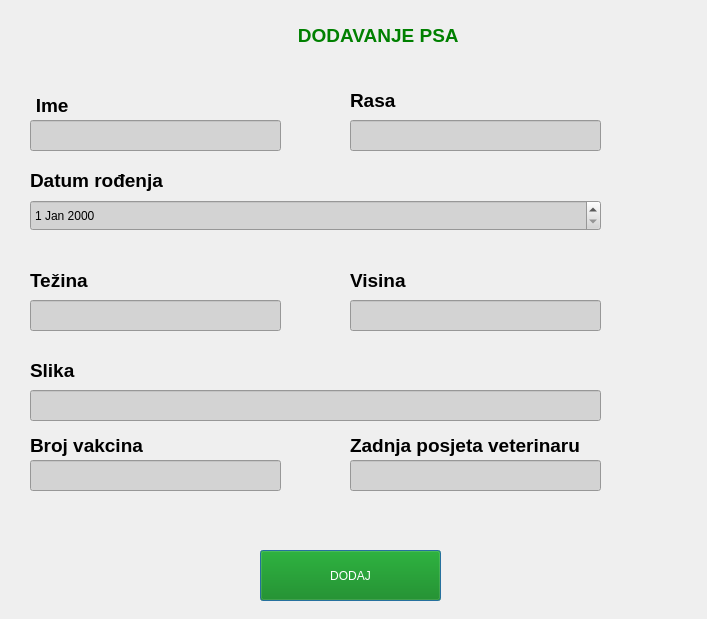
<?xml version="1.0" encoding="UTF-8"?>
<ui version="4.0">
 <class>Dodaj</class>
 <widget class="QDialog" name="Dodaj">
  <property name="geometry">
   <rect>
    <x>0</x>
    <y>0</y>
    <width>707</width>
    <height>619</height>
   </rect>
  </property>
  <property name="windowTitle">
   <string>Dialog</string>
  </property>
  <widget class="QPushButton" name="dodajButton">
   <property name="geometry">
    <rect>
     <x>260</x>
     <y>550</y>
     <width>181</width>
     <height>51</height>
    </rect>
   </property>
   <property name="styleSheet">
    <string>#dodajButton { background-color: green; color: white; }</string>
   </property>
   <property name="text">
    <string>DODAJ</string>
   </property>
  </widget>
  <widget class="QLabel" name="label">
   <property name="geometry">
    <rect>
     <x>20</x>
     <y>90</y>
     <width>150</width>
     <height>30</height>
    </rect>
   </property>
   <property name="styleSheet">
    <string>font-size: 14pt; font-weight: bold;</string>
   </property>
   <property name="text">
    <string>   Ime</string>
   </property>
  </widget>
  <widget class="QLabel" name="label_2">
   <property name="geometry">
    <rect>
     <x>240</x>
     <y>10</y>
     <width>221</width>
     <height>51</height>
    </rect>
   </property>
   <property name="styleSheet">
    <string>font-size: 14pt; color: green; font-weight: bold;</string>
   </property>
   <property name="text">
    <string>           DODAVANJE PSA </string>
   </property>
  </widget>
  <widget class="QLineEdit" name="lineEdit">
   <property name="geometry">
    <rect>
     <x>30</x>
     <y>120</y>
     <width>251</width>
     <height>31</height>
    </rect>
   </property>
   <property name="styleSheet">
    <string>background-color: lightgray;</string>
   </property>
  </widget>
  <widget class="QLabel" name="label_3">
   <property name="geometry">
    <rect>
     <x>350</x>
     <y>90</y>
     <width>63</width>
     <height>20</height>
    </rect>
   </property>
   <property name="styleSheet">
    <string>font-size: 14pt; font-weight: bold;</string>
   </property>
   <property name="text">
    <string>Rasa</string>
   </property>
  </widget>
  <widget class="QLineEdit" name="lineEdit_2">
   <property name="geometry">
    <rect>
     <x>350</x>
     <y>120</y>
     <width>251</width>
     <height>31</height>
    </rect>
   </property>
   <property name="styleSheet">
    <string>background-color: lightgray;</string>
   </property>
  </widget>
  <widget class="QLabel" name="label_4">
   <property name="geometry">
    <rect>
     <x>30</x>
     <y>170</y>
     <width>141</width>
     <height>21</height>
    </rect>
   </property>
   <property name="styleSheet">
    <string>font-size: 14pt; font-weight: bold;</string>
   </property>
   <property name="text">
    <string>Datum rođenja</string>
   </property>
  </widget>
  <widget class="QDateEdit" name="dateEdit">
   <property name="geometry">
    <rect>
     <x>30</x>
     <y>200</y>
     <width>571</width>
     <height>31</height>
    </rect>
   </property>
   <property name="styleSheet">
    <string>background-color: lightgray;</string>
   </property>
  </widget>
  <widget class="QLabel" name="label_5">
   <property name="geometry">
    <rect>
     <x>30</x>
     <y>270</y>
     <width>71</width>
     <height>21</height>
    </rect>
   </property>
   <property name="styleSheet">
    <string>font-size: 14pt; font-weight: bold;</string>
   </property>
   <property name="text">
    <string>Težina</string>
   </property>
  </widget>
  <widget class="QLineEdit" name="lineEdit_3">
   <property name="geometry">
    <rect>
     <x>30</x>
     <y>300</y>
     <width>251</width>
     <height>31</height>
    </rect>
   </property>
   <property name="styleSheet">
    <string>background-color: lightgray;</string>
   </property>
  </widget>
  <widget class="QLabel" name="label_6">
   <property name="geometry">
    <rect>
     <x>350</x>
     <y>270</y>
     <width>63</width>
     <height>20</height>
    </rect>
   </property>
   <property name="styleSheet">
    <string>font-size: 14pt; font-weight: bold;</string>
   </property>
   <property name="text">
    <string>Visina</string>
   </property>
  </widget>
  <widget class="QLineEdit" name="lineEdit_4">
   <property name="geometry">
    <rect>
     <x>350</x>
     <y>300</y>
     <width>251</width>
     <height>31</height>
    </rect>
   </property>
   <property name="styleSheet">
    <string>background-color: lightgray;</string>
   </property>
  </widget>
  <widget class="QLabel" name="label_8">
   <property name="geometry">
    <rect>
     <x>30</x>
     <y>430</y>
     <width>131</width>
     <height>31</height>
    </rect>
   </property>
   <property name="styleSheet">
    <string>font-size: 14pt; font-weight: bold;</string>
   </property>
   <property name="text">
    <string>Broj vakcina</string>
   </property>
  </widget>
  <widget class="QLineEdit" name="lineEdit_5">
   <property name="geometry">
    <rect>
     <x>30</x>
     <y>460</y>
     <width>251</width>
     <height>31</height>
    </rect>
   </property>
   <property name="styleSheet">
    <string>background-color: lightgray;</string>
   </property>
  </widget>
  <widget class="QLabel" name="label_9">
   <property name="geometry">
    <rect>
     <x>350</x>
     <y>430</y>
     <width>241</width>
     <height>31</height>
    </rect>
   </property>
   <property name="styleSheet">
    <string>font-size: 14pt; font-weight: bold;</string>
   </property>
   <property name="text">
    <string>Zadnja posjeta veterinaru</string>
   </property>
  </widget>
  <widget class="QLineEdit" name="lineEdit_6">
   <property name="geometry">
    <rect>
     <x>350</x>
     <y>460</y>
     <width>251</width>
     <height>31</height>
    </rect>
   </property>
   <property name="styleSheet">
    <string>background-color: lightgray;</string>
   </property>
  </widget>
  <widget class="QLabel" name="label_7">
   <property name="geometry">
    <rect>
     <x>30</x>
     <y>360</y>
     <width>71</width>
     <height>21</height>
    </rect>
   </property>
   <property name="styleSheet">
    <string>font-size: 14pt; font-weight: bold;</string>
   </property>
   <property name="text">
    <string>Slika</string>
   </property>
  </widget>
  <widget class="QLineEdit" name="lineEdit_7">
   <property name="geometry">
    <rect>
     <x>30</x>
     <y>390</y>
     <width>571</width>
     <height>31</height>
    </rect>
   </property>
   <property name="styleSheet">
    <string>background-color: lightgray;</string>
   </property>
  </widget>
 </widget>
 <resources/>
 <connections/>
</ui>
